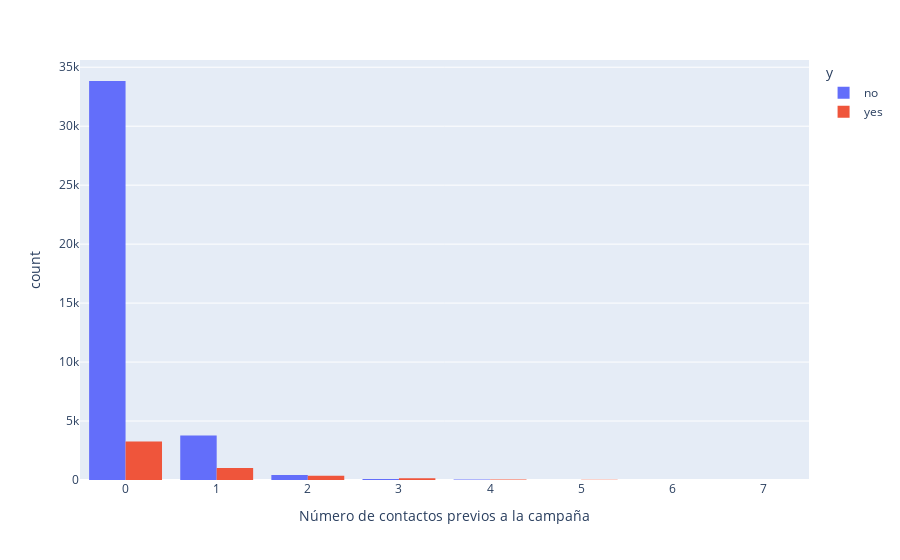

The notebook cell this image was saved under:
### Markdown cell above
2.2.9. Realiza un histplot con la cantidad de llamadas realizadas en función de los contactos previos durante la campaña (‘previous’). Agrupa por la columna ‘y’.

### Code cell
fig=px.histogram(data_frame=bank,
                 x='previous',
                 color='y',
                 barmode='group',
                 labels=dict(previous='Número de contactos previos a la campaña'))
fig.show()

### Figure 1 — Plotly figure (JSON) as saved in the notebook; plotly's stock layout.template omitted (floating-point values rounded to 4 significant figures; data arrays with more than 128 entries replaced by an {"elided": "..."} marker saying what was removed)
{"data": [{"alignmentgroup": "True", "bingroup": "x", "hovertemplate": "y=no<br>Número de contactos previos a la campaña=%{x}<br>count=%{y}<extra></extra>", "legendgroup": "no", "marker": {"color": "#636efa", "pattern": {"shape": ""}}, "name": "no", "offsetgroup": "no", "orientation": "v", "showlegend": true, "type": "histogram", "x": {"elided": "38156 int values"}, "xaxis": "x", "yaxis": "y"}, {"alignmentgroup": "True", "bingroup": "x", "hovertemplate": "y=yes<br>Número de contactos previos a la campaña=%{x}<br>count=%{y}<extra></extra>", "legendgroup": "yes", "marker": {"color": "#EF553B", "pattern": {"shape": ""}}, "name": "yes", "offsetgroup": "yes", "orientation": "v", "showlegend": true, "type": "histogram", "x": {"elided": "4844 int values"}, "xaxis": "x", "yaxis": "y"}], "layout": {"barmode": "group", "legend": {"title": {"text": "y"}, "tracegroupgap": 0}, "margin": {"t": 60}, "xaxis": {"anchor": "y", "domain": [0, 1], "title": {"text": "Número de contactos previos a la campaña"}}, "yaxis": {"anchor": "x", "domain": [0, 1], "title": {"text": "count"}}}}
